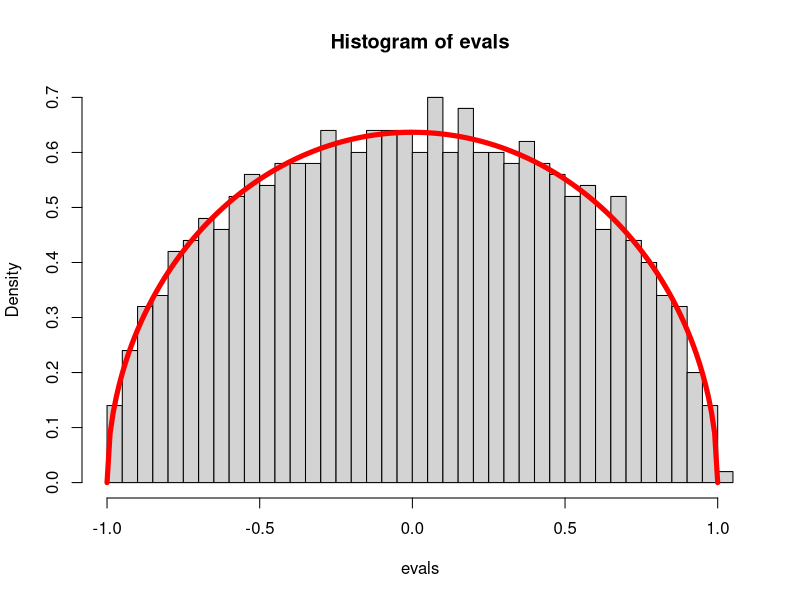
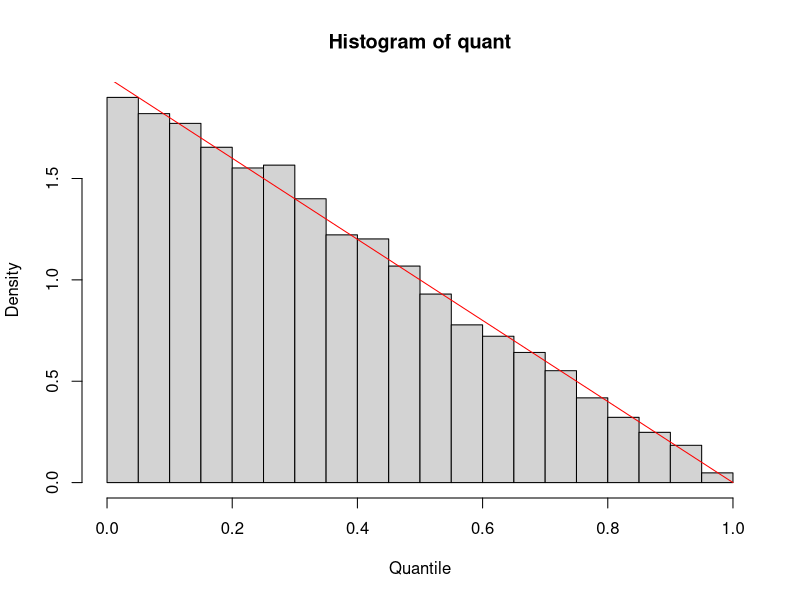

These charts were generated, in order, by the following R code:
#NUMBER 3 PART 3

M = matrix(0, 1000, 1000)

for(i in 1:1000){
  for(j in 1:1000){
    if(i<=j){
      rand = runif(1, min = -1, max = 1)
      rand = rand*sqrt(0.00075)
      M[i,j]= rand
      M[j,i] = rand
    }
  }
}
evals = eigen(M)$values

x = seq(-1,1, by=0.01)
w = (2/pi)*sqrt(1-(x*x))
hist(evals, breaks = 50, prob = TRUE)
lines(x, w, col = 'red', lwd = 5)

# The matrix is symmetric, and since all the entries in the matrix are 
# real values, the eigen values must also be real values.

#NUMBER 4 PART 4

samples=10000
samp = runif(samples)

quant = 1-sqrt(1-samp)

vals = (0:100)/100

pdf=2*(1-vals)

hist(quant, freq=F, xlab ="Quantile")

lines(vals, pdf, col='red')

#NUMBER 5 PART 2
N = matrix(0, 200, 200)
for(i in 1:199){
  N[i,i+1]=1
  N[i+1,i]=1
}

Q = N
for(i in 1:49){
  Q = Q%*%N
}
Q[60,60]
#This outputs 1.264e+14 which is equivalent to (50)
#                                             (25)

#NUMBER 5 PART 3
P = matrix(0, 100, 100)
for(i in 1:99){
  N[i,i+1]=1
  N[i+1,i]=1
}

Q = N
for(i in 1:48){
  Q = Q%*%N
}
Q[60,60]
# This outputs zero which is equivalent to 0, the expected result

#NUMBER 5 PART 5

#Create the matrix 
adjMat = matrix(1,40,40)
for(a in 1:39){
  adjMat[a,a] = 0;
}

for(k in 1:30){
  
}

# Since Kn is a complete graph, each vertex has a path to every other vertex.
# A closed walk of length 1 does not exist
# On a length 2 closed walk, there are 29 possible different paths. 
# On a walk of length 3, there are 29 possible choices for the first step of 
# of the walk, 28 choices for the second step, and 1 choice for the final step.
# With each increase in steps. The amount of possible paths grows at a very fast
# rate, hence the suggestion to use a log plot. 


